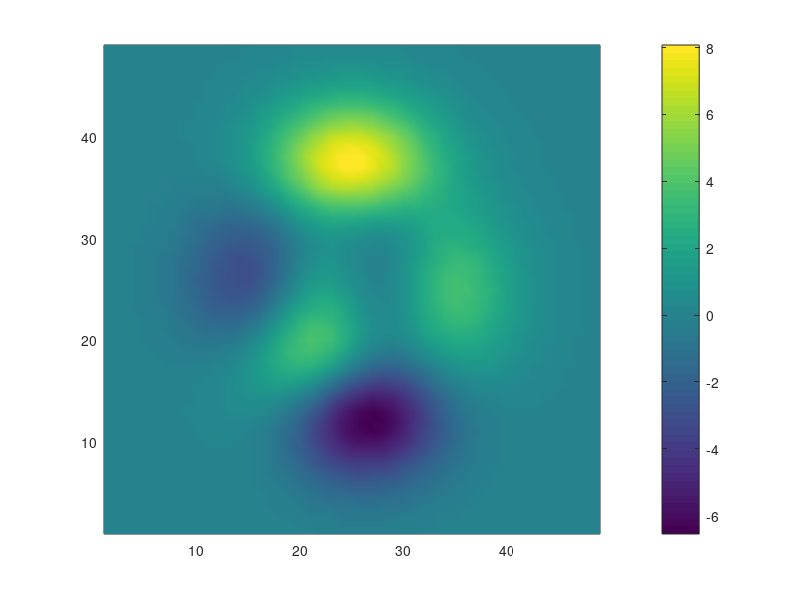

This chart was generated by the following MATLAB code: (Note: this script raises an error after producing the figure.)
%% |clickz| documentation
% |clickz| is part of Antarctic Mapping Tools for Matlab (Greene et al., 2017). Click <List_of_functions.html here>
% for a complete list of functions in AMT. 
% 
% This function temporarily prints _z_ values corresponding to clicked points
% on a surface or image.  If multiple surfaces or images exist in the
% same axes, |clickz| first looks for surfaces and determines the one on the 
% top of the graphical stack is the relevant one. If no surfaces exist, 
% but an image or multiple images exist, |clickz| probes the image on the
% top of the graphical stack. 
% 
% To find "z" values of an existing image or pcolor plot, simply type
% |clickz| and start clicking on areas of interest. Instead of clicking, 
% you may also hit any key on the keyboard except the keys listed below
% which perform the following functions:
% 
% * *Carriage return* terminates data entry.
% * *+* or *z* zooms in, centered on current cursor location. 
% * *-* or *x* zooms out, centered on current cursor location.  
% 
% Above I put "z" in quotation marks for a reason. This function does 
% not actually return plotted _z_ values, but it probes the color data of surfaces
% and images and assumes color corresponds to _z_ values. This is often
% true, but not always. For example, you may have some x,y,z data plotted
% as a surface and you're letting cdata represent some other variable. Accordingly,
% this function is probably best used with 2D pcolor or image plots, 
% although it can sometimes be used with 3D surface plots. 
% 
% Some gridded datasets do not play nicely with 2D interpolation. In such cases
% z is returned as the nearest neighbor. 
%
%% Syntax
% 
%  clickz
%  clickz(N)
%  clickz(...,ax)
%  clickz(...,'keep') 
%  clickz(,...'TextProperty',TextValue)
%  z = clickz(...)
%  [x,y,z] = clickz(...)
%  [x,y,z,h] = clickz(...)
%
%% Description
% 
% |clickz| temporarily prints a _z_ value on a plot at each click location.
% Previous printed values are deleted with each new click. |clickz| continues to
% run until user hits Return on the keyboard. 
%
% |clickz(N)| performs |clickz| |N| times or until the user hits Return on the
% keyboard. If |N| is specified with |'keep'| and/or text formatting, |N| must 
% be the first input argument. 
% 
% |clickz(...,ax)| specifies an axis handle |ax| on which to use |clickz|. 
%
% |clickz(...,'keep')| does not delete printed points. 
%
% |clickz(,...'TextProperty',TextValue)| formats printed text. Multiple text
% properties and values may be specified, including fontsize, color,
% background, etc. 
%
% |z = clickz(...)| returns an array of clicked _z_ values. 
%
% |[x,y,z] = clickz(...)| returns clicked x, y, and z values. 
% 
% |[x,y,z,h] = clickz(...)| also returns text object handle |h| when the
% |'keep'| command is used and all four outputs are requested by the user. 
% 
%% Example 1: General Matlab Example 
% Suppose you have this plot: 

pcolor(peaks);
colorbar
shading interp

%% 
% Simply type |clickz| to click around on the gridded data for _z_ values
% and hit Enter when you're satisfied.  Here I'll click 4 times: 

clickz 

%% 
% To retain the _z_ values printed on the figure after hitting Enter,
% include the |'keep'| option.  You can also format the text.  

clickz('color','blue','fontweight','bold','keep');

%% 
% To return arrays of clicked x,y,z values, tell clickz that you want data
% like this.  Note, these values won't match the ones printed on the image
% above because I'm calling |clickz| again. 

[x,y,z] = clickz

%% Example 2: Antarctic map with Matlab's Mapping Toolbox: 
% Quick check: What's the surface elevation around the center of Lake Vostok?  
% Below we'll plot surface elevations, but set the colormap to pure white 
% and apply topograpic relief shading to highlight the extents of Lake
% Vostok. 

figure
mapzoom('lake vostok','inset')
bedmap2('surfw','colorbar','off') 
colormap([1 1 1]) 
shadem(-15,[225 30])
scalebar

%% 
% The |clickz| function makes it easy to get surface elevations.  Here I'm
% using the |'keep'| option so you can see where I click. 

clickz('keep')

%% 
% We can tell from the relief shading that Lake Vostok is pretty flat, and
% |clickz| confirms it doesn't vary much in surface elevation from one end
% to the other. 

%% Citing AMT
% If this function or any other part of Antarctic Mapping Tools is useful for you, please
% cite the paper that describes AMT.  
% 
% Greene, C. A., Gwyther, D. E., & Blankenship, D. D. Antarctic Mapping Tools for Matlab. 
% _Computers & Geosciences_. 104 (2017) pp.151-157. <http://dx.doi.org/10.1016/j.cageo.2016.08.003 doi:10.1016/j.cageo.2016.08.003>.
% 
%% Author Info 
% This function and supporting documentation were written by <http://www.chadagreene.com Chad A. Greene> of the University
% of Texas at Austin's Institute for Geophysics (<http://www.ig.utexas.edu/people/students/cgreene/ 
% UTIG>), December 2014. The |clickz| function includes <http://www.mathworks.com/matlabcentral/fileexchange/authors/679 
% John D'Errico's>
% <http://www.mathworks.com/matlabcentral/fileexchange/4551-inpaint-nans |inpaint_nans|> function.
